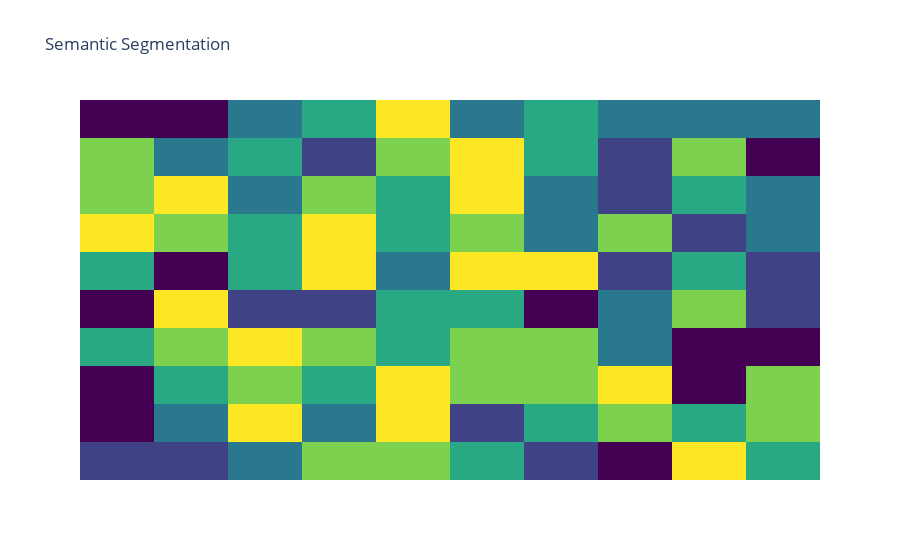

The notebook cell this image was saved under:
### Code cell
import numpy as np
import plotly.graph_objs as go
from plotly.offline import download_plotlyjs, init_notebook_mode, plot, iplot
init_notebook_mode(connected=True)
import plotly.figure_factory as ff

#%qtconsole

z = np.random.randint(0,6, size=(10, 10))
z_text = np.full(z.shape, '', dtype=str)

d = {0:'a', 1:'b', 2:'c', 3:'d', 4:'e', 5:'f'}
class_mat = np.vectorize(d.get)(z)

fig = ff.create_annotated_heatmap(z, annotation_text=z_text,
                                  text=class_mat, hoverinfo='text', colorscale='Viridis',
#                                   x = list('ABCDEFGHIJ'),
#                                   y = list('ABCDEFGHIJ')
                                 )
fig.layout.title = 'Semantic Segmentation'

# My suggestions:
fig.data[0]['hoverinfo'] = 'all'
#fig['layout']['yaxis']['scaleanchor']='x'

fig['layout']['xaxis']['gridcolor'] = 'rgba(0, 0, 0, 0)'
fig['layout']['yaxis']['gridcolor'] = 'rgba(0, 0, 0, 0)'
fig['layout']['yaxis']['color'] = 'rgba(0, 0, 0, 0)'

fig.update_layout(plot_bgcolor='rgba(0,0,0,0)')

fig.show()

### Figure 1 — Plotly figure (JSON) as saved in the notebook; plotly's stock layout.template omitted (floating-point values rounded to 4 significant figures)
{"data": [{"colorscale": [[0, "#440154"], [0.1111, "#482878"], [0.2222, "#3e4989"], [0.3333, "#31688e"], [0.4444, "#26828e"], [0.5556, "#1f9e89"], [0.6667, "#35b779"], [0.7778, "#6ece58"], [0.8889, "#b5de2b"], [1, "#fde725"]], "hoverinfo": "all", "reversescale": false, "showscale": false, "text": [["b", "b", "c", "e", "e", "d", "b", "a", "f", "d"], ["a", "c", "f", "c", "f", "b", "d", "e", "d", "e"], ["a", "d", "e", "d", "f", "e", "e", "f", "a", "e"], ["d", "e", "f", "e", "d", "e", "e", "c", "a", "a"], ["a", "f", "b", "b", "d", "d", "a", "c", "e", "b"], ["d", "a", "d", "f", "c", "f", "f", "b", "d", "b"], ["f", "e", "d", "f", "d", "e", "c", "e", "b", "c"], ["e", "f", "c", "e", "d", "f", "c", "b", "d", "c"], ["e", "c", "d", "b", "e", "f", "d", "b", "e", "a"], ["a", "a", "c", "d", "f", "c", "d", "c", "c", "c"]], "type": "heatmap", "z": [[1, 1, 2, 4, 4, 3, 1, 0, 5, 3], [0, 2, 5, 2, 5, 1, 3, 4, 3, 4], [0, 3, 4, 3, 5, 4, 4, 5, 0, 4], [3, 4, 5, 4, 3, 4, 4, 2, 0, 0], [0, 5, 1, 1, 3, 3, 0, 2, 4, 1], [3, 0, 3, 5, 2, 5, 5, 1, 3, 1], [5, 4, 3, 5, 3, 4, 2, 4, 1, 2], [4, 5, 2, 4, 3, 5, 2, 1, 3, 2], [4, 2, 3, 1, 4, 5, 3, 1, 4, 0], [0, 0, 2, 3, 5, 2, 3, 2, 2, 2]]}], "layout": {"annotations": [{"font": {"color": "#FFFFFF"}, "showarrow": false, "text": "", "x": 0, "xref": "x", "y": 0, "yref": "y"}, {"font": {"color": "#FFFFFF"}, "showarrow": false, "text": "", "x": 1, "xref": "x", "y": 0, "yref": "y"}, {"font": {"color": "#FFFFFF"}, "showarrow": false, "text": "", "x": 2, "xref": "x", "y": 0, "yref": "y"}, {"font": {"color": "#000000"}, "showarrow": false, "text": "", "x": 3, "xref": "x", "y": 0, "yref": "y"}, {"font": {"color": "#000000"}, "showarrow": false, "text": "", "x": 4, "xref": "x", "y": 0, "yref": "y"}, {"font": {"color": "#000000"}, "showarrow": false, "text": "", "x": 5, "xref": "x", "y": 0, "yref": "y"}, {"font": {"color": "#FFFFFF"}, "showarrow": false, "text": "", "x": 6, "xref": "x", "y": 0, "yref": "y"}, {"font": {"color": "#FFFFFF"}, "showarrow": false, "text": "", "x": 7, "xref": "x", "y": 0, "yref": "y"}, {"font": {"color": "#000000"}, "showarrow": false, "text": "", "x": 8, "xref": "x", "y": 0, "yref": "y"}, {"font": {"color": "#000000"}, "showarrow": false, "text": "", "x": 9, "xref": "x", "y": 0, "yref": "y"}, {"font": {"color": "#FFFFFF"}, "showarrow": false, "text": "", "x": 0, "xref": "x", "y": 1, "yref": "y"}, {"font": {"color": "#FFFFFF"}, "showarrow": false, "text": "", "x": 1, "xref": "x", "y": 1, "yref": "y"}, {"font": {"color": "#000000"}, "showarrow": false, "text": "", "x": 2, "xref": "x", "y": 1, "yref": "y"}, {"font": {"color": "#FFFFFF"}, "showarrow": false, "text": "", "x": 3, "xref": "x", "y": 1, "yref": "y"}, {"font": {"color": "#000000"}, "showarrow": false, "text": "", "x": 4, "xref": "x", "y": 1, "yref": "y"}, {"font": {"color": "#FFFFFF"}, "showarrow": false, "text": "", "x": 5, "xref": "x", "y": 1, "yref": "y"}, {"font": {"color": "#000000"}, "showarrow": false, "text": "", "x": 6, "xref": "x", "y": 1, "yref": "y"}, {"font": {"color": "#000000"}, "showarrow": false, "text": "", "x": 7, "xref": "x", "y": 1, "yref": "y"}, {"font": {"color": "#000000"}, "showarrow": false, "text": "", "x": 8, "xref": "x", "y": 1, "yref": "y"}, {"font": {"color": "#000000"}, "showarrow": false, "text": "", "x": 9, "xref": "x", "y": 1, "yref": "y"}, {"font": {"color": "#FFFFFF"}, "showarrow": false, "text": "", "x": 0, "xref": "x", "y": 2, "yref": "y"}, {"font": {"color": "#000000"}, "showarrow": false, "text": "", "x": 1, "xref": "x", "y": 2, "yref": "y"}, {"font": {"color": "#000000"}, "showarrow": false, "text": "", "x": 2, "xref": "x", "y": 2, "yref": "y"}, {"font": {"color": "#000000"}, "showarrow": false, "text": "", "x": 3, "xref": "x", "y": 2, "yref": "y"}, {"font": {"color": "#000000"}, "showarrow": false, "text": "", "x": 4, "xref": "x", "y": 2, "yref": "y"}, {"font": {"color": "#000000"}, "showarrow": false, "text": "", "x": 5, "xref": "x", "y": 2, "yref": "y"}, {"font": {"color": "#000000"}, "showarrow": false, "text": "", "x": 6, "xref": "x", "y": 2, "yref": "y"}, {"font": {"color": "#000000"}, "showarrow": false, "text": "", "x": 7, "xref": "x", "y": 2, "yref": "y"}, {"font": {"color": "#FFFFFF"}, "showarrow": false, "text": "", "x": 8, "xref": "x", "y": 2, "yref": "y"}, {"font": {"color": "#000000"}, "showarrow": false, "text": "", "x": 9, "xref": "x", "y": 2, "yref": "y"}, {"font": {"color": "#000000"}, "showarrow": false, "text": "", "x": 0, "xref": "x", "y": 3, "yref": "y"}, {"font": {"color": "#000000"}, "showarrow": false, "text": "", "x": 1, "xref": "x", "y": 3, "yref": "y"}, {"font": {"color": "#000000"}, "showarrow": false, "text": "", "x": 2, "xref": "x", "y": 3, "yref": "y"}, {"font": {"color": "#000000"}, "showarrow": false, "text": "", "x": 3, "xref": "x", "y": 3, "yref": "y"}, {"font": {"color": "#000000"}, "showarrow": false, "text": "", "x": 4, "xref": "x", "y": 3, "yref": "y"}, {"font": {"color": "#000000"}, "showarrow": false, "text": "", "x": 5, "xref": "x", "y": 3, "yref": "y"}, {"font": {"color": "#000000"}, "showarrow": false, "text": "", "x": 6, "xref": "x", "y": 3, "yref": "y"}, {"font": {"color": "#FFFFFF"}, "showarrow": false, "text": "", "x": 7, "xref": "x", "y": 3, "yref": "y"}, {"font": {"color": "#FFFFFF"}, "showarrow": false, "text": "", "x": 8, "xref": "x", "y": 3, "yref": "y"}, {"font": {"color": "#FFFFFF"}, "showarrow": false, "text": "", "x": 9, "xref": "x", "y": 3, "yref": "y"}, {"font": {"color": "#FFFFFF"}, "showarrow": false, "text": "", "x": 0, "xref": "x", "y": 4, "yref": "y"}, {"font": {"color": "#000000"}, "showarrow": false, "text": "", "x": 1, "xref": "x", "y": 4, "yref": "y"}, {"font": {"color": "#FFFFFF"}, "showarrow": false, "text": "", "x": 2, "xref": "x", "y": 4, "yref": "y"}, {"font": {"color": "#FFFFFF"}, "showarrow": false, "text": "", "x": 3, "xref": "x", "y": 4, "yref": "y"}, {"font": {"color": "#000000"}, "showarrow": false, "text": "", "x": 4, "xref": "x", "y": 4, "yref": "y"}, {"font": {"color": "#000000"}, "showarrow": false, "text": "", "x": 5, "xref": "x", "y": 4, "yref": "y"}, {"font": {"color": "#FFFFFF"}, "showarrow": false, "text": "", "x": 6, "xref": "x", "y": 4, "yref": "y"}, {"font": {"color": "#FFFFFF"}, "showarrow": false, "text": "", "x": 7, "xref": "x", "y": 4, "yref": "y"}, {"font": {"color": "#000000"}, "showarrow": false, "text": "", "x": 8, "xref": "x", "y": 4, "yref": "y"}, {"font": {"color": "#FFFFFF"}, "showarrow": false, "text": "", "x": 9, "xref": "x", "y": 4, "yref": "y"}, {"font": {"color": "#000000"}, "showarrow": false, "text": "", "x": 0, "xref": "x", "y": 5, "yref": "y"}, {"font": {"color": "#FFFFFF"}, "showarrow": false, "text": "", "x": 1, "xref": "x", "y": 5, "yref": "y"}, {"font": {"color": "#000000"}, "showarrow": false, "text": "", "x": 2, "xref": "x", "y": 5, "yref": "y"}, {"font": {"color": "#000000"}, "showarrow": false, "text": "", "x": 3, "xref": "x", "y": 5, "yref": "y"}, {"font": {"color": "#FFFFFF"}, "showarrow": false, "text": "", "x": 4, "xref": "x", "y": 5, "yref": "y"}, {"font": {"color": "#000000"}, "showarrow": false, "text": "", "x": 5, "xref": "x", "y": 5, "yref": "y"}, {"font": {"color": "#000000"}, "showarrow": false, "text": "", "x": 6, "xref": "x", "y": 5, "yref": "y"}, {"font": {"color": "#FFFFFF"}, "showarrow": false, "text": "", "x": 7, "xref": "x", "y": 5, "yref": "y"}, {"font": {"color": "#000000"}, "showarrow": false, "text": "", "x": 8, "xref": "x", "y": 5, "yref": "y"}, {"font": {"color": "#FFFFFF"}, "showarrow": false, "text": "", "x": 9, "xref": "x", "y": 5, "yref": "y"}, {"font": {"color": "#000000"}, "showarrow": false, "text": "", "x": 0, "xref": "x", "y": 6, "yref": "y"}, {"font": {"color": "#000000"}, "showarrow": false, "text": "", "x": 1, "xref": "x", "y": 6, "yref": "y"}, {"font": {"color": "#000000"}, "showarrow": false, "text": "", "x": 2, "xref": "x", "y": 6, "yref": "y"}, {"font": {"color": "#000000"}, "showarrow": false, "text": "", "x": 3, "xref": "x", "y": 6, "yref": "y"}, {"font": {"color": "#000000"}, "showarrow": false, "text": "", "x": 4, "xref": "x", "y": 6, "yref": "y"}, {"font": {"color": "#000000"}, "showarrow": false, "text": "", "x": 5, "xref": "x", "y": 6, "yref": "y"}, {"font": {"color": "#FFFFFF"}, "showarrow": false, "text": "", "x": 6, "xref": "x", "y": 6, "yref": "y"}, {"font": {"color": "#000000"}, "showarrow": false, "text": "", "x": 7, "xref": "x", "y": 6, "yref": "y"}, {"font": {"color": "#FFFFFF"}, "showarrow": false, "text": "", "x": 8, "xref": "x", "y": 6, "yref": "y"}, {"font": {"color": "#FFFFFF"}, "showarrow": false, "text": "", "x": 9, "xref": "x", "y": 6, "yref": "y"}, {"font": {"color": "#000000"}, "showarrow": false, "text": "", "x": 0, "xref": "x", "y": 7, "yref": "y"}, {"font": {"color": "#000000"}, "showarrow": false, "text": "", "x": 1, "xref": "x", "y": 7, "yref": "y"}, {"font": {"color": "#FFFFFF"}, "showarrow": false, "text": "", "x": 2, "xref": "x", "y": 7, "yref": "y"}, {"font": {"color": "#000000"}, "showarrow": false, "text": "", "x": 3, "xref": "x", "y": 7, "yref": "y"}, {"font": {"color": "#000000"}, "showarrow": false, "text": "", "x": 4, "xref": "x", "y": 7, "yref": "y"}, {"font": {"color": "#000000"}, "showarrow": false, "text": "", "x": 5, "xref": "x", "y": 7, "yref": "y"}, {"font": {"color": "#FFFFFF"}, "showarrow": false, "text": "", "x": 6, "xref": "x", "y": 7, "yref": "y"}, {"font": {"color": "#FFFFFF"}, "showarrow": false, "text": "", "x": 7, "xref": "x", "y": 7, "yref": "y"}, {"font": {"color": "#000000"}, "showarrow": false, "text": "", "x": 8, "xref": "x", "y": 7, "yref": "y"}, {"font": {"color": "#FFFFFF"}, "showarrow": false, "text": "", "x": 9, "xref": "x", "y": 7, "yref": "y"}, {"font": {"color": "#000000"}, "showarrow": false, "text": "", "x": 0, "xref": "x", "y": 8, "yref": "y"}, {"font": {"color": "#FFFFFF"}, "showarrow": false, "text": "", "x": 1, "xref": "x", "y": 8, "yref": "y"}, {"font": {"color": "#000000"}, "showarrow": false, "text": "", "x": 2, "xref": "x", "y": 8, "yref": "y"}, {"font": {"color": "#FFFFFF"}, "showarrow": false, "text": "", "x": 3, "xref": "x", "y": 8, "yref": "y"}, {"font": {"color": "#000000"}, "showarrow": false, "text": "", "x": 4, "xref": "x", "y": 8, "yref": "y"}, {"font": {"color": "#000000"}, "showarrow": false, "text": "", "x": 5, "xref": "x", "y": 8, "yref": "y"}, {"font": {"color": "#000000"}, "showarrow": false, "text": "", "x": 6, "xref": "x", "y": 8, "yref": "y"}, {"font": {"color": "#FFFFFF"}, "showarrow": false, "text": "", "x": 7, "xref": "x", "y": 8, "yref": "y"}, {"font": {"color": "#000000"}, "showarrow": false, "text": "", "x": 8, "xref": "x", "y": 8, "yref": "y"}, {"font": {"color": "#FFFFFF"}, "showarrow": false, "text": "", "x": 9, "xref": "x", "y": 8, "yref": "y"}, {"font": {"color": "#FFFFFF"}, "showarrow": false, "text": "", "x": 0, "xref": "x", "y": 9, "yref": "y"}, {"font": {"color": "#FFFFFF"}, "showarrow": false, "text": "", "x": 1, "xref": "x", "y": 9, "yref": "y"}, {"font": {"color": "#FFFFFF"}, "showarrow": false, "text": "", "x": 2, "xref": "x", "y": 9, "yref": "y"}, {"font": {"color": "#000000"}, "showarrow": false, "text": "", "x": 3, "xref": "x", "y": 9, "yref": "y"}, {"font": {"color": "#000000"}, "showarrow": false, "text": "", "x": 4, "xref": "x", "y": 9, "yref": "y"}, {"font": {"color": "#FFFFFF"}, "showarrow": false, "text": "", "x": 5, "xref": "x", "y": 9, "yref": "y"}, {"font": {"color": "#000000"}, "showarrow": false, "text": "", "x": 6, "xref": "x", "y": 9, "yref": "y"}, {"font": {"color": "#FFFFFF"}, "showarrow": false, "text": "", "x": 7, "xref": "x", "y": 9, "yref": "y"}, {"font": {"color": "#FFFFFF"}, "showarrow": false, "text": "", "x": 8, "xref": "x", "y": 9, "yref": "y"}, {"font": {"color": "#FFFFFF"}, "showarrow": false, "text": "", "x": 9, "xref": "x", "y": 9, "yref": "y"}], "plot_bgcolor": "rgba(0,0,0,0)", "title": {"text": "Semantic Segmentation"}, "xaxis": {"gridcolor": "rgba(0, 0, 0, 0)", "showticklabels": false, "side": "top", "ticks": ""}, "yaxis": {"color": "rgba(0, 0, 0, 0)", "gridcolor": "rgba(0, 0, 0, 0)", "showticklabels": false, "ticks": "", "ticksuffix": "  "}}}
